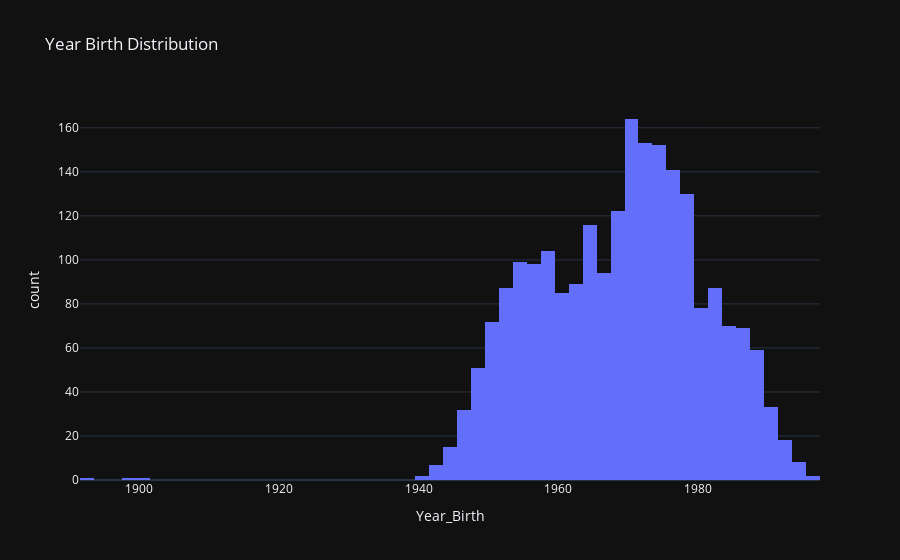

The notebook cell saved with this chart:
### Code cell
# Plot the Histogram of Year_Birth Distribution
figure = ex.histogram(data, 
                      x='Year_Birth', 
                      title='Year Birth Distribution', 
                      labels={'x': 'Year Birth', 'y': 'Count'}, 
                      template='plotly_dark')

figure.show()

### Figure 1 — Plotly figure (JSON) as saved in the notebook; plotly's stock layout.template omitted (floating-point values rounded to 4 significant figures; data arrays with more than 128 entries replaced by an {"elided": "..."} marker saying what was removed)
{"data": [{"alignmentgroup": "True", "bingroup": "x", "hovertemplate": "Year_Birth=%{x}<br>count=%{y}<extra></extra>", "legendgroup": "", "marker": {"color": "#636efa", "pattern": {"shape": ""}}, "name": "", "offsetgroup": "", "orientation": "v", "showlegend": false, "type": "histogram", "x": {"elided": "2240 int values"}, "xaxis": "x", "yaxis": "y"}], "layout": {"autosize": true, "barmode": "relative", "legend": {"tracegroupgap": 0}, "title": {"text": "Year Birth Distribution"}, "xaxis": {"anchor": "y", "autorange": true, "domain": [0, 1], "range": [1892.0, 1998.0], "title": {"text": "Year_Birth"}, "type": "linear"}, "yaxis": {"anchor": "x", "autorange": true, "domain": [0, 1], "range": [0, 172.6], "title": {"text": "count"}}}}
